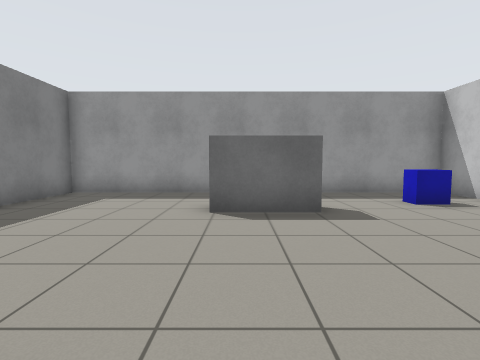
View 1 (above)

24 first-person views from a walk through a world built for the Gazebo simulator. The camera is 1 m above the floor, tilts 4° down and sees 85° across. The floor is counted in squares, 1 m on a side. Each view is taken from the middle of a square. On the plan, view 1 faces up. The plan holds only what a view shows up to about 11 squares ahead; the rest is blank. Gazebo's built-in surfaces are drawn with simple patterns.

View 2
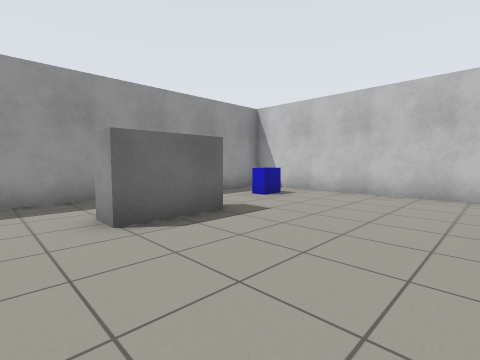

View 3
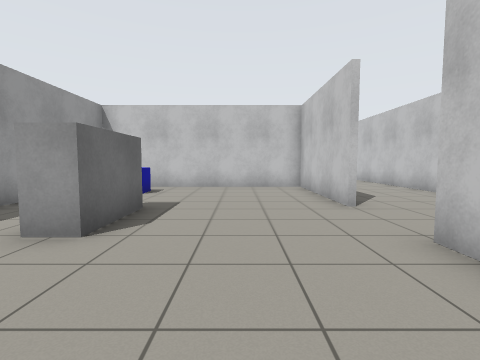

View 4
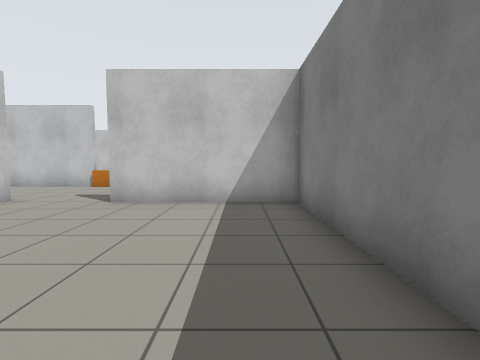

View 5
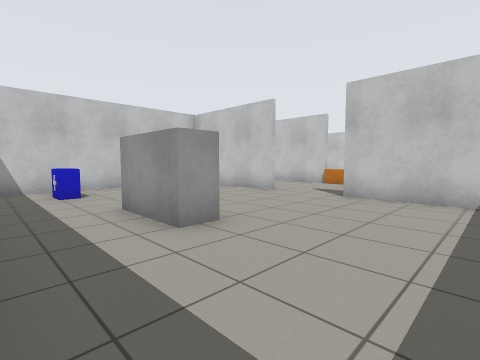

View 6
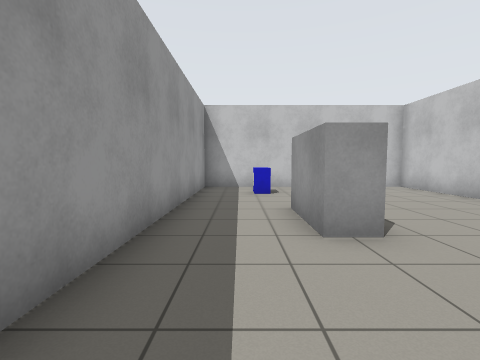

View 7
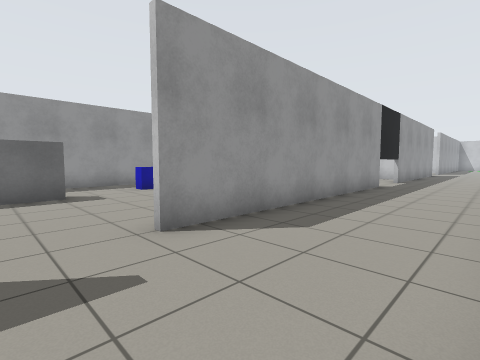

View 8
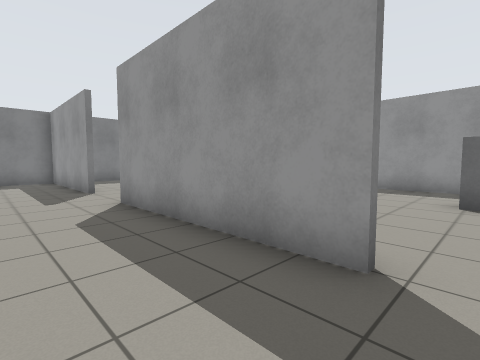

View 9
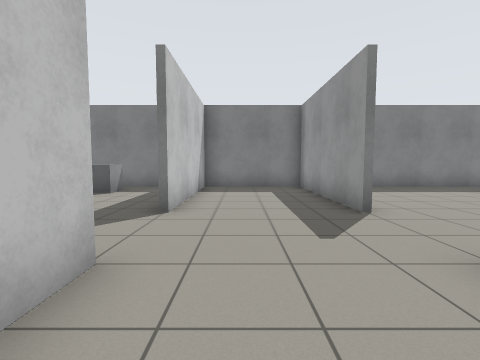

View 10
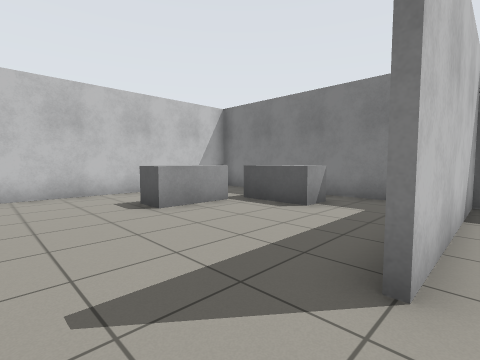

View 11
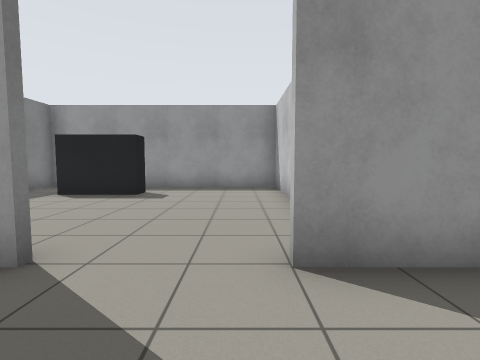

View 12
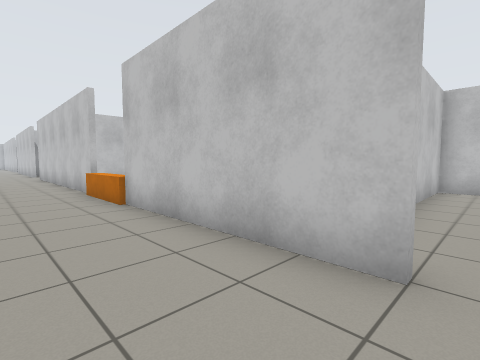

View 13
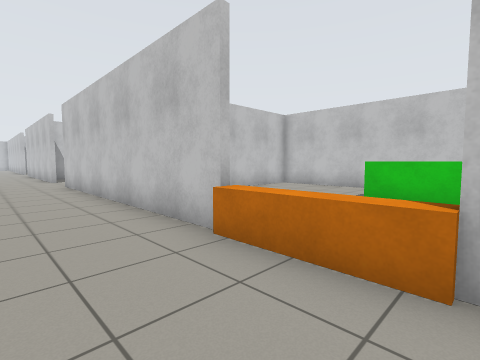

View 14
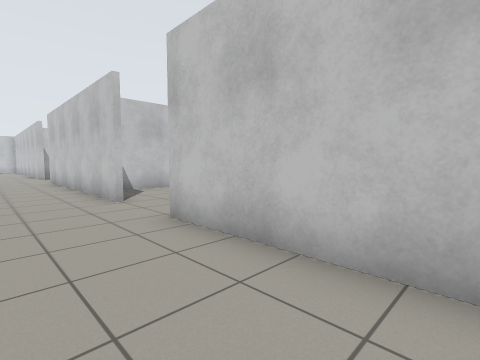

View 15
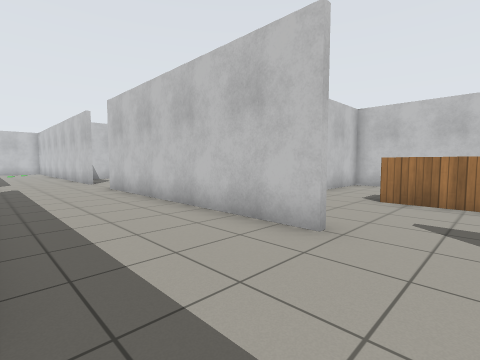

View 16
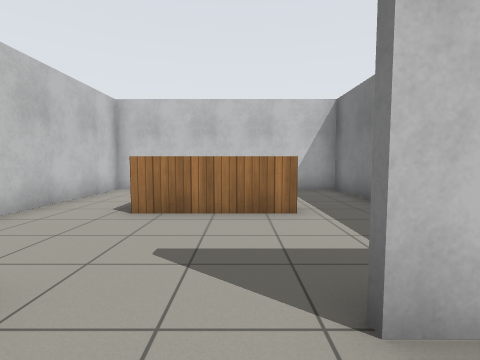

View 17
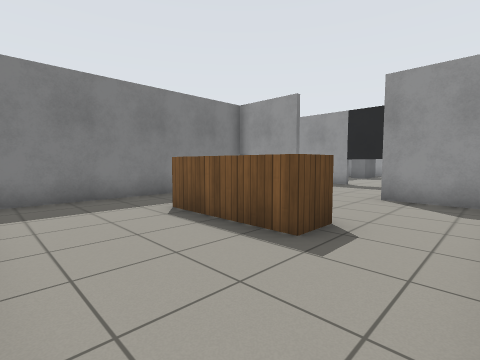

View 18
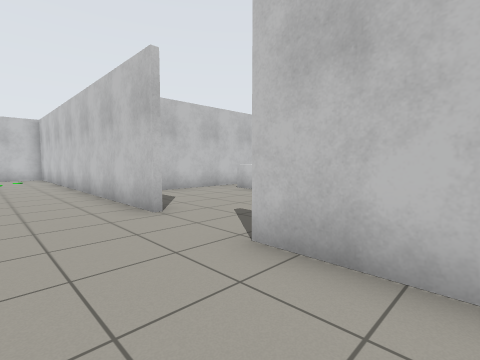

View 19
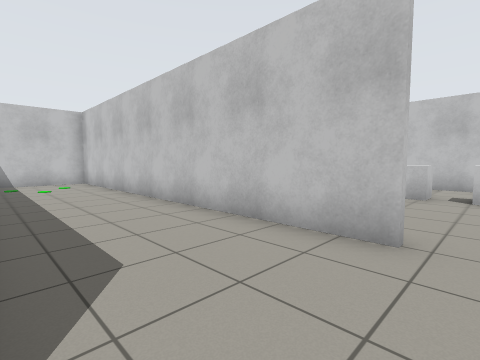

View 20
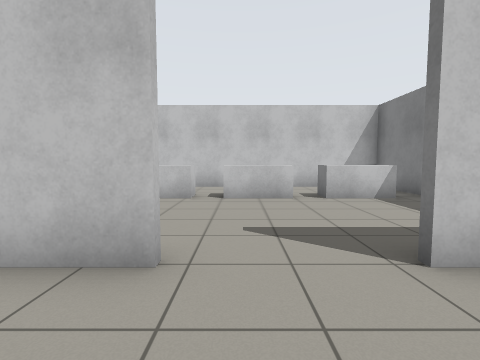

View 21
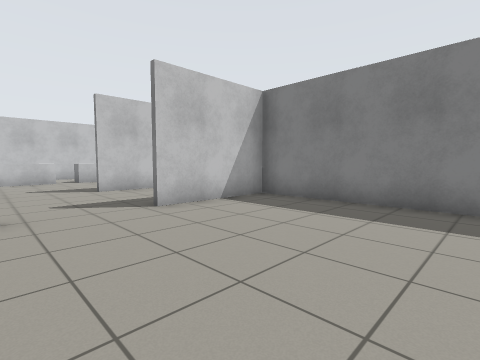

View 22
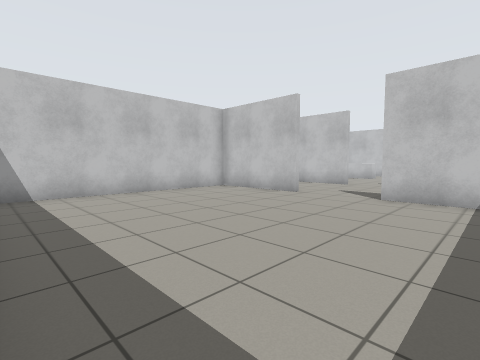

View 23
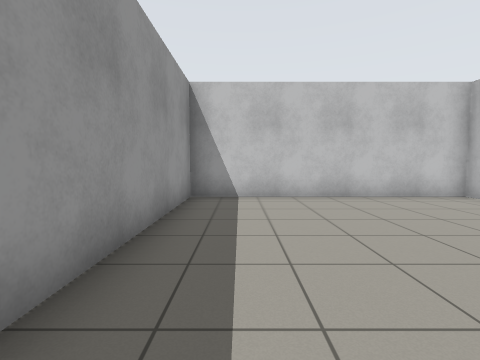

View 24
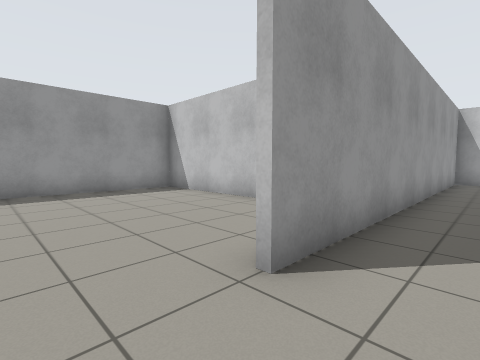

### Floor plan
Points are (right, up) in squares from view 1. A wall is a line through its corners. A room is listed if a view was taken in it or the views show most of it. See-through windows are left out.
Room 1 (views 1, 2, 3, 4, 5, 6)
walls: (1.8, 0.6) (6.4, 0.6) (6.4, 8.4) (-5, 8.4); (-5.4, 8.5) (-5.4, 0.6) (-0.8, 0.6)
ways out: opening at (0.5, 0) to room 2
objects: grey box (0, 5) to (1, 6); blue box (4, 6) to (5, 6); other object (5, 7)
Room 2 (views 7, 8, 9, 10, 11, 12, 13, 14, 15, 16, 18, 20, 24)
walls: (2.4, -3.4) (11.2, -3.4); (-0.8, 0.4) (-6.5, 0.4); (6.4, -9.4) (6.4, -7.9); (-6.6, -3.4) (-1.5, -3.4); (-0.2, -11.4) (4.2, -11.4); (11.2, 0.4) (1.8, 0.4); (-5.6, 5.2) (-5.6, 8.4); (-9, 0.4) (-14.4, 0.4) (-14.4, -3.4) (-9, -3.4); (13.8, -3.4) (22.2, -3.4); (-5, 8.4) (-10.9, 8.4); (-14.4, -5) (-14.4, -11.4) (-5.6, -11.4) (-5.6, -8.2); (-14.4, 8.5) (-14.4, 3.2); (24.8, -3.4) (36.2, -3.4); (37.4, -2.4) (37.4, 0.4) (24.8, 0.4)
ways out: opening at (0.5, 0) to room 1; opening at (12.5, -4) to room 3; opening at (23.5, 0) to room 4; opening at (23.5, -4)
objects: grey box (-13, -8) to (-12, -6); cabinet (-12, 6) to (-10, 6); grey box (-11, -9) to (-10, -8); barrier (-1, -4) to (2, -4); green box (0, -8) to (1, -8)
Room 3 (view 17)
walls: (11.2, -3.6) (8.6, -3.6) (8.6, -11.4) (16.4, -11.4) (16.4, -4.5); (15.8, -3.6) (13.8, -3.6)
ways out: opening at (12.5, -4) to room 2
objects: wooden box (11, -8) to (14, -7)
Room 4 (views 19, 21, 22, 23)
walls: (24.8, 0.6) (28.4, 0.6) (28.4, 8.4) (22.4, 8.4); (18.6, 5.8) (18.6, 0.6) (22.2, 0.6)
ways out: opening at (23.5, 0) to room 2

Positions as (right, up) in squares from view 1, and headings:
1: (0, 0), facing up
2: (-2, 1), facing up-right
3: (-4, 3), facing right
4: (-4, 7), facing down
5: (-4, 8), facing down-right
6: (-4, 7), facing right
7: (0, -3), facing up-right
8: (0, -2), facing up-left
9: (-4, -2), facing left
10: (-7, -3), facing down-left
11: (-7, -2), facing up
12: (-7, -1), facing down-right
13: (-1, -1), facing down-right
14: (7, -1), facing down-right
15: (12, 0), facing down-right
16: (12, -2), facing down
17: (16, -11), facing up-left
18: (20, -1), facing down-right
19: (24, 0), facing down-right
20: (24, -1), facing down
21: (25, 6), facing down-left
22: (20, 8), facing down-right
23: (21, 7), facing right
24: (23, -1), facing up-right
